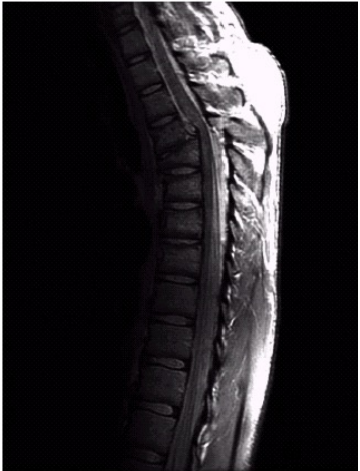
#> input picture img/Screenshot 2023-11-28 023953.png, 360 x 471 px, found by its file name
$ python BienDoiHamSoMu.py
#> lines starting #> are read from the running program, lines starting #| are printed output that depends on the picture
import cv2
import numpy as np
import matplotlib.pyplot as plt

def power_transform(input_image, c, gamma):
    output_image = c * np.power(input_image, gamma)
    return output_image

# Đọc ảnh đầu vào
input_image = cv2.imread('img/Screenshot 2023-11-28 023953.png', cv2.IMREAD_GRAYSCALE)
#> input_image: shape (471, 360); min 0, max 255, mean 34.5

# Hằng số c cho biến đổi mũ
c = 1.0

# Tham số mũ gamma
gamma = 0.3

# Áp dụng biến đổi hàm số mũ
power_transformed_image = power_transform(input_image, c, gamma)
#> in power_transform, `output_image = c * np.power(input_image, gamma)`:
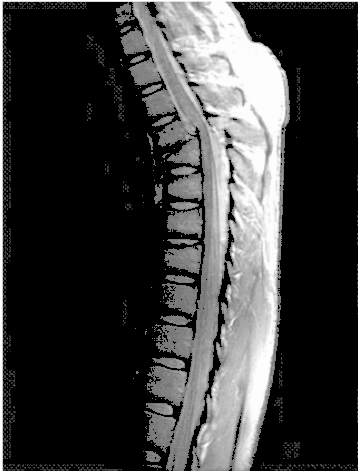
#> output_image: shape (471, 360) float64; min 0, max 5.27, mean 1.24; drawn with min black and max white

# Hiển thị ảnh gốc và ảnh sau khi biến đổi hàm số mũ
plt.subplot(1, 2, 1), plt.imshow(input_image, cmap='gray'), plt.title('Ảnh gốc')
plt.subplot(1, 2, 2), plt.imshow(power_transformed_image, cmap='gray'), plt.title('Ảnh sau biến đổi Hàm số mũ')
plt.show()
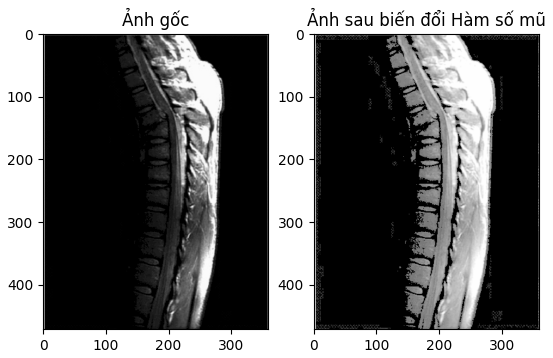
#> figure drawn by matplotlib, 2 panels

$ run again, with img/Screenshot 2023-11-28 004714.png copied over img/Screenshot 2023-11-28 023953.png
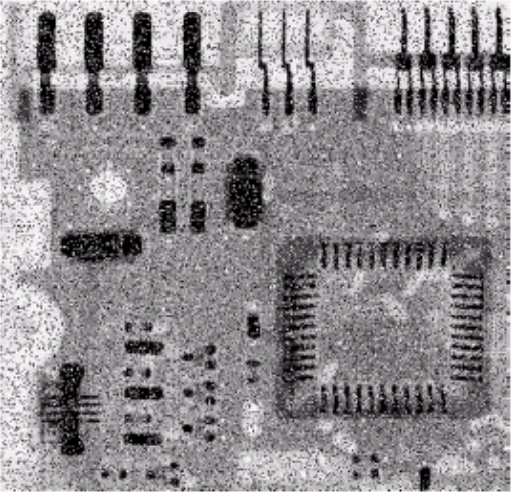
#> input picture img/Screenshot 2023-11-28 004714.png, 513 x 492 px, found by its file name
#> in power_transform, `output_image = c * np.power(input_image, gamma)`:
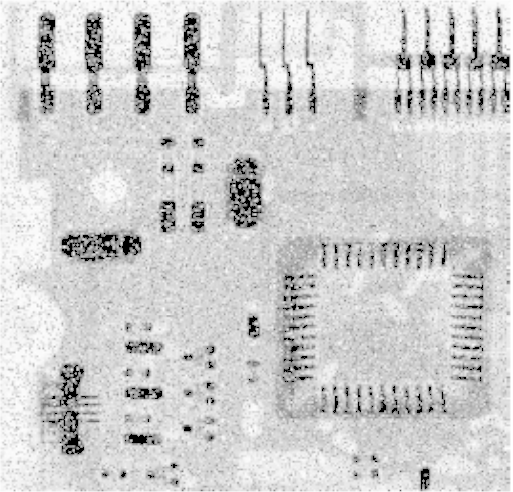
#> output_image: shape (492, 513) float64; min 0, max 5.27, mean 4.27; drawn with min black and max white
#> `plt.show()`:
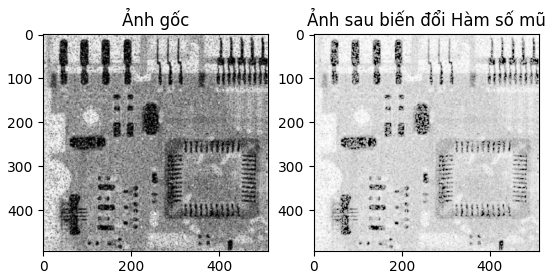
#> figure drawn by matplotlib, 2 panels

$ run again, with img/Screenshot 2023-11-28 013342.png copied over img/Screenshot 2023-11-28 023953.png
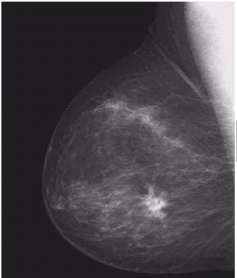
#> input picture img/Screenshot 2023-11-28 013342.png, 237 x 278 px, found by its file name
#> in power_transform, `output_image = c * np.power(input_image, gamma)`:
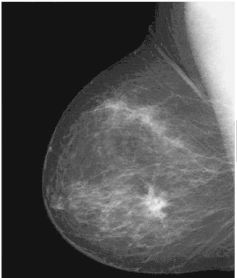
#> output_image: shape (278, 237) float64; min 2.49, max 5.27, mean 3.4; drawn with min black and max white
#> `plt.show()`:
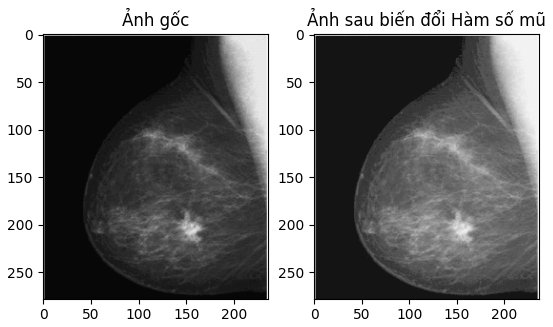
#> figure drawn by matplotlib, 2 panels

$ run again, with img/Screenshot 2023-11-28 020350.png copied over img/Screenshot 2023-11-28 023953.png
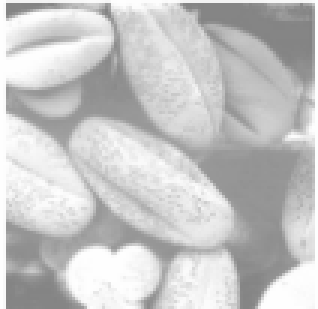
#> input picture img/Screenshot 2023-11-28 020350.png, 106 x 103 px, found by its file name (shown 3 times larger)
#> input_image is the input picture: shape (103, 106); min 131, max 254, mean 198.1
#> in power_transform, `output_image = c * np.power(input_image, gamma)`:
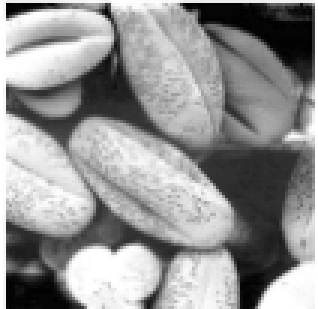
#> output_image: shape (103, 106) float64 (shown 3 times larger); min 4.32, max 5.27, mean 4.87; drawn with min black and max white
#> `plt.show()`:
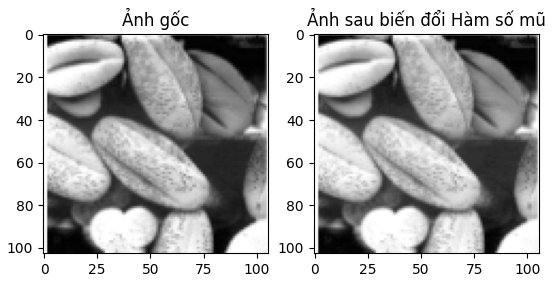
#> figure drawn by matplotlib, 2 panels
